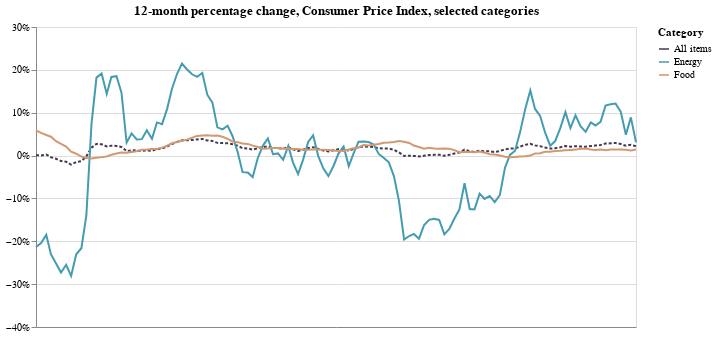

Notebook code for this chart:
### Code cell
base = alt.Chart(
    three_cats,
    title="12-month percentage change, Consumer Price Index, selected categories"
).encode(
    x=alt.X(
        "date:T",
        timeUnit="yearmonth",
        axis=alt.Axis(
            title=None,
            labelAngle=0,
            grid=False,
            # A truly gnarly hack from https://github.com/altair-viz/altair/issues/187
            values=list(pd.to_datetime([
                '2008-11-01',
                '2010-11-01',
                '2012-11-01',
                '2014-11-01',
                '2016-11-01',
                '2018-11-01'
            ]).astype(int) / 10 ** 6)
        ),
    ),
    y=alt.Y(
        "pct_change:Q",
        axis=alt.Axis(title=None, format='%'),
        scale=alt.Scale(domain=[-0.4, 0.3])
    ),
    color=alt.Color(
        "series_items_name:N",
        legend=alt.Legend(title="Category"),
        scale=alt.Scale(range=["#423a51", "#449cb0", "#d09972"])
    )
)

all_items = base.transform_filter(
    alt.datum.series_items_name == 'All items'
).mark_line(strokeDash=[3, 2])

other_items = base.transform_filter(
    alt.datum.series_items_name != 'All items'
).mark_line()

(all_items + other_items).properties(width=600)

### Figure 1 — Vega-Lite specification as saved in the notebook (floating-point values rounded to 4 significant figures; data arrays with more than 128 entries replaced by an {"elided": "..."} marker saying what was removed)
{"$schema": "https://vega.github.io/schema/vega-lite/v2.6.0.json", "config": {"view": {"height": 300, "width": 400}}, "datasets": {"data-be68c27288aab78857df63a36b49591c": {"elided": "360 records"}}, "layer": [{"data": {"name": "data-be68c27288aab78857df63a36b49591c"}, "encoding": {"color": {"field": "series_items_name", "legend": {"title": "Category"}, "scale": {"range": ["#423a51", "#449cb0", "#d09972"]}, "type": "nominal"}, "x": {"axis": {"grid": false, "labelAngle": 0, "title": null, "values": [1225497600000, 1288569600000, 1351728000000, 1414800000000, 1477958400000, 1541030400000]}, "field": "date", "timeUnit": "yearmonth", "type": "temporal"}, "y": {"axis": {"format": "%", "title": null}, "field": "pct_change", "scale": {"domain": [-0.4, 0.3]}, "type": "quantitative"}}, "mark": {"strokeDash": [3, 2], "type": "line"}, "title": "12-month percentage change, Consumer Price Index, selected categories", "transform": [{"filter": "(datum.series_items_name === 'All items')"}]}, {"data": {"name": "data-be68c27288aab78857df63a36b49591c"}, "encoding": {"color": {"field": "series_items_name", "legend": {"title": "Category"}, "scale": {"range": ["#423a51", "#449cb0", "#d09972"]}, "type": "nominal"}, "x": {"axis": {"grid": false, "labelAngle": 0, "title": null, "values": [1225497600000, 1288569600000, 1351728000000, 1414800000000, 1477958400000, 1541030400000]}, "field": "date", "timeUnit": "yearmonth", "type": "temporal"}, "y": {"axis": {"format": "%", "title": null}, "field": "pct_change", "scale": {"domain": [-0.4, 0.3]}, "type": "quantitative"}}, "mark": "line", "title": "12-month percentage change, Consumer Price Index, selected categories", "transform": [{"filter": "(datum.series_items_name !== 'All items')"}]}], "width": 600}
